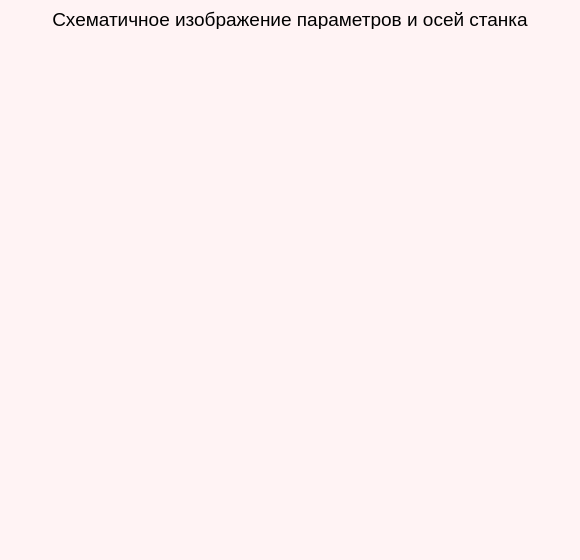
<?xml version="1.0" encoding="UTF-8"?>
<ui version="4.0">
 <class>Scheme</class>
 <widget class="QWidget" name="Scheme">
  <property name="geometry">
   <rect>
    <x>0</x>
    <y>0</y>
    <width>580</width>
    <height>560</height>
   </rect>
  </property>
  <property name="minimumSize">
   <size>
    <width>580</width>
    <height>560</height>
   </size>
  </property>
  <property name="maximumSize">
   <size>
    <width>580</width>
    <height>560</height>
   </size>
  </property>
  <property name="windowTitle">
   <string>Схема станка</string>
  </property>
  <property name="windowIcon">
   <iconset>
    <normaloff>../pictures/needle_icon.png</normaloff>../pictures/needle_icon.png</iconset>
  </property>
  <property name="styleSheet">
   <string notr="true">QWidget
{
background-color: rgb(255, 243, 244);
}</string>
  </property>
  <widget class="QLabel" name="pic_label">
   <property name="geometry">
    <rect>
     <x>10</x>
     <y>30</y>
     <width>560</width>
     <height>520</height>
    </rect>
   </property>
   <property name="maximumSize">
    <size>
     <width>560</width>
     <height>520</height>
    </size>
   </property>
   <property name="text">
    <string/>
   </property>
   <property name="pixmap">
    <pixmap>../pictures/scheme.png</pixmap>
   </property>
   <property name="scaledContents">
    <bool>true</bool>
   </property>
  </widget>
  <widget class="QLabel" name="header">
   <property name="geometry">
    <rect>
     <x>10</x>
     <y>9</y>
     <width>560</width>
     <height>20</height>
    </rect>
   </property>
   <property name="font">
    <font>
     <family>Arial</family>
     <pointsize>14</pointsize>
    </font>
   </property>
   <property name="text">
    <string>Схематичное изображение параметров и осей станка</string>
   </property>
   <property name="alignment">
    <set>Qt::AlignCenter</set>
   </property>
  </widget>
 </widget>
 <resources/>
 <connections/>
</ui>
